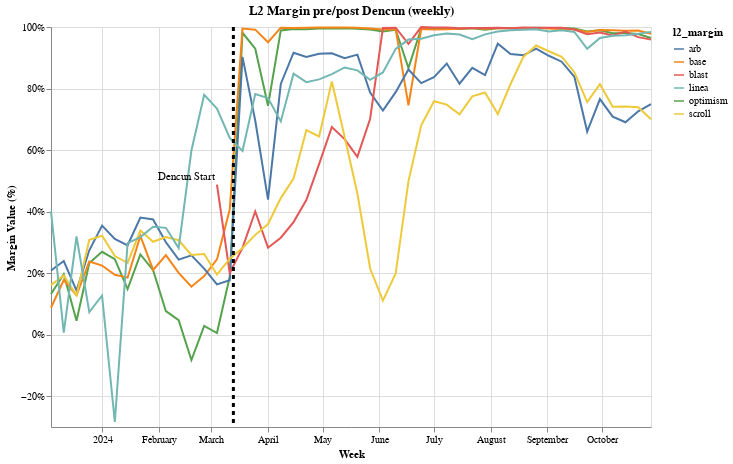

Notebook cell for this chart:
### Code cell
chart = alt.Chart(melted_weekly_l2_margin_df).mark_line().encode(
    x=alt.X('week:T', title='Week'),
    y=alt.Y('margin_value:Q', title='Margin Value (%)', 
            axis=alt.Axis(format='.0%', tickCount=5)),
    color='l2_margin:N'
)

rule = alt.Chart(pl.DataFrame({'week': ['2024-03-13']})).mark_rule(
    color='black',
    strokeDash=[4, 4],
    size=3
).encode(
    x='week:T'
)

text = alt.Chart(pl.DataFrame({
    'week': ['2024-03-13'],
    'label': ['Dencun Start']
})).mark_text(
    align='left',
    dx=-75,
    dy=-50,
    color='black'
).encode(
    x='week:T',
    text='label:N'
)


final_chart = (
    (chart + rule + text)
    .properties(
        title="L2 Margin pre/post Dencun (weekly)",
        height=400,
        width=600
    )
)

final_chart

### Figure 1 — Vega-Lite specification as saved in the notebook (floating-point values rounded to 4 significant figures; data arrays with more than 128 entries replaced by an {"elided": "..."} marker saying what was removed)
{"config": {"view": {"continuousWidth": 300, "continuousHeight": 300}}, "layer": [{"data": {"name": "data-8e9b0ba72fc1b49e8b205ceae9dd9b16"}, "mark": {"type": "line"}, "encoding": {"color": {"field": "l2_margin", "type": "nominal"}, "x": {"field": "week", "title": "Week", "type": "temporal"}, "y": {"axis": {"format": ".0%", "tickCount": 5}, "field": "margin_value", "title": "Margin Value (%)", "type": "quantitative"}}}, {"data": {"name": "data-67a78122b1b7c1a018d35fe74bef8d9d"}, "mark": {"type": "rule", "color": "black", "size": 3, "strokeDash": [4, 4]}, "encoding": {"x": {"field": "week", "type": "temporal"}}}, {"data": {"name": "data-7d9720917b96463f3f4f7f6918bcc1e7"}, "mark": {"type": "text", "align": "left", "color": "black", "dx": -75, "dy": -50}, "encoding": {"text": {"field": "label", "type": "nominal"}, "x": {"field": "week", "type": "temporal"}}}], "height": 400, "title": "L2 Margin pre/post Dencun (weekly)", "width": 600, "$schema": "https://vega.github.io/schema/vega-lite/v5.20.1.json", "datasets": {"data-8e9b0ba72fc1b49e8b205ceae9dd9b16": {"elided": "288 records"}, "data-67a78122b1b7c1a018d35fe74bef8d9d": [{"week": "2024-03-13"}], "data-7d9720917b96463f3f4f7f6918bcc1e7": [{"week": "2024-03-13", "label": "Dencun Start"}]}}
